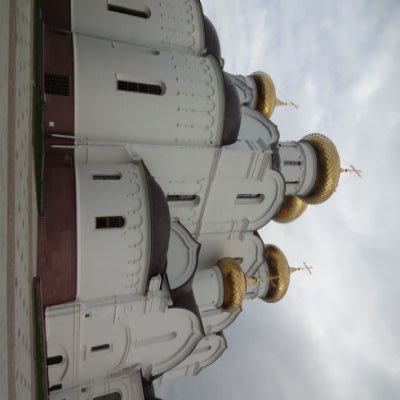
#> input picture 8 семестр/ЦОИ/labs/1/input.jpg, 400 x 400 px, found by its file name
$ jupyter execute 3_ChernyakovaVA_1304.ipynb
#> lines starting #> are read from the running program, lines starting #| are printed output that depends on the picture
# Лабораторная работа 3. Сегментация изображений
## Выполнила студентка группы 1304 Чернякова Валерия Алексеевна
### Задача
Реализовать на языке Python  с использованием библиотеки OpenCV программу, выполняющее сегментацию/кластеризацию изображения по цвету с использованием метода  K-Means

[cell 1]
#  Основные импорты
import cv2
import numpy as np
from matplotlib import pyplot as plt

#### Инициализация основных переменных

[cell 2]
img_in = 'input.jpg'
k = 5
img_out = 'result.bmp'

#### Открытие изображения

[cell 3]
img = cv2.imread(img_in)
#> img is the input picture: shape (400, 400, 3); mean B, G, R 139.8, 141.5, 142.6
img = cv2.cvtColor(img, cv2.COLOR_BGR2RGB)
plt.imshow(img)
plt.show()

#### Сегментация изображения методом K-Means

[cell 4]
# Преобразование изображения: массив пикселей с RGB значениями
pixels = img.reshape((-1,3))
pixels = np.float32(pixels)

# Критерий остановки
stop = (cv2.TERM_CRITERIA_EPS + cv2.TERM_CRITERIA_MAX_ITER, 100, 0.85)

# Кластеризация
_, pixels_cluster, centers_cluster = cv2.kmeans(pixels, k, None, stop, 10, cv2.KMEANS_RANDOM_CENTERS)
#> centers_cluster = [[207.2, 211.3, 216.8], [46.02, 35.26, 31.22], [92.85, 86.2, 78.48], [121.6, 119.5, 113.4], [149.1, 149.2, 145.7]]

# Замена пикселей на цвета центров кластеров
segmented_img = np.uint8(centers_cluster)[pixels_cluster.flatten()].reshape((img.shape))
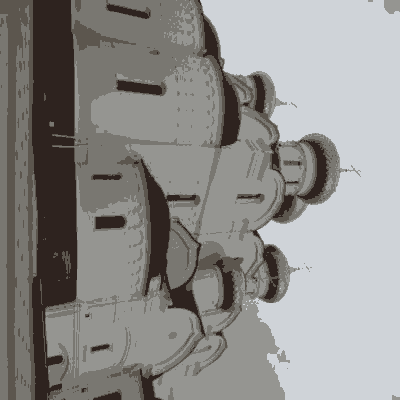
#> segmented_img: shape (400, 400, 3); mean R, G, B 142.4, 141.2, 139.2

plt.imshow(segmented_img)
plt.show()
cv2.imwrite(img_out, cv2.cvtColor(segmented_img, cv2.COLOR_BGR2RGB))
#> Out = True
